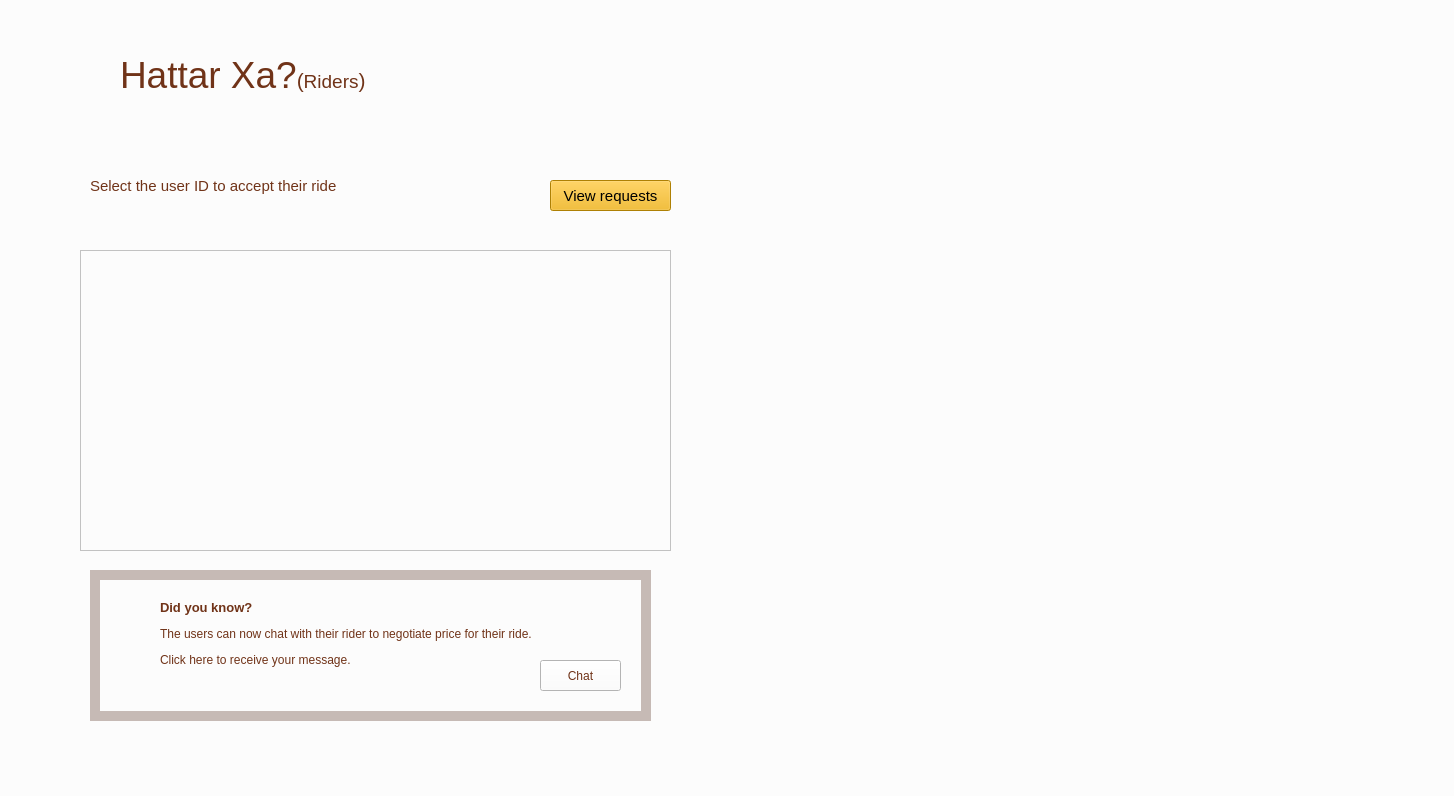
<?xml version="1.0" encoding="UTF-8"?>
<ui version="4.0">
 <class>viewRequests</class>
 <widget class="QMainWindow" name="viewRequests">
  <property name="geometry">
   <rect>
    <x>0</x>
    <y>0</y>
    <width>1454</width>
    <height>796</height>
   </rect>
  </property>
  <property name="windowTitle">
   <string>MainWindow</string>
  </property>
  <property name="styleSheet">
   <string notr="true">background:#fcfcfc;
color:#703318

</string>
  </property>
  <widget class="QWidget" name="centralwidget">
   <widget class="QTableView" name="tableView">
    <property name="geometry">
     <rect>
      <x>80</x>
      <y>250</y>
      <width>591</width>
      <height>301</height>
     </rect>
    </property>
    <property name="styleSheet">
     <string notr="true">
color: #000000</string>
    </property>
   </widget>
   <widget class="QPushButton" name="pushButton">
    <property name="geometry">
     <rect>
      <x>550</x>
      <y>180</y>
      <width>121</width>
      <height>31</height>
     </rect>
    </property>
    <property name="font">
     <font>
      <pointsize>11</pointsize>
     </font>
    </property>
    <property name="styleSheet">
     <string notr="true">background: #F3B305;
color: #000000</string>
    </property>
    <property name="text">
     <string>View requests</string>
    </property>
   </widget>
   <widget class="QLabel" name="label_2">
    <property name="geometry">
     <rect>
      <x>90</x>
      <y>170</y>
      <width>291</width>
      <height>31</height>
     </rect>
    </property>
    <property name="font">
     <font>
      <pointsize>11</pointsize>
     </font>
    </property>
    <property name="styleSheet">
     <string notr="true">color: #703318</string>
    </property>
    <property name="text">
     <string>Select the user ID to accept their ride</string>
    </property>
   </widget>
   <widget class="QLabel" name="home">
    <property name="geometry">
     <rect>
      <x>80</x>
      <y>70</y>
      <width>31</width>
      <height>31</height>
     </rect>
    </property>
    <property name="text">
     <string/>
    </property>
   </widget>
   <widget class="QLabel" name="label_3">
    <property name="geometry">
     <rect>
      <x>120</x>
      <y>40</y>
      <width>611</width>
      <height>71</height>
     </rect>
    </property>
    <property name="font">
     <font>
      <pointsize>36</pointsize>
     </font>
    </property>
    <property name="styleSheet">
     <string notr="true">color: #703318</string>
    </property>
    <property name="text">
     <string>&lt;html&gt;&lt;head/&gt;&lt;body&gt;&lt;p&gt;&lt;span style=&quot; font-size:28pt;&quot;&gt;Hattar Xa?&lt;/span&gt;&lt;span style=&quot; font-size:16pt;&quot;&gt;(&lt;/span&gt;&lt;span style=&quot; font-size:14pt;&quot;&gt;Riders&lt;/span&gt;&lt;span style=&quot; font-size:16pt;&quot;&gt;)&lt;/span&gt;&lt;/p&gt;&lt;/body&gt;&lt;/html&gt;</string>
    </property>
   </widget>
   <widget class="QLabel" name="label">
    <property name="geometry">
     <rect>
      <x>740</x>
      <y>60</y>
      <width>711</width>
      <height>691</height>
     </rect>
    </property>
    <property name="text">
     <string/>
    </property>
   </widget>
   <widget class="QPushButton" name="chat">
    <property name="geometry">
     <rect>
      <x>540</x>
      <y>660</y>
      <width>81</width>
      <height>31</height>
     </rect>
    </property>
    <property name="font">
     <font>
      <pointsize>9</pointsize>
     </font>
    </property>
    <property name="styleSheet">
     <string notr="true">background: #fcfcfc;
color: #703318</string>
    </property>
    <property name="text">
     <string>Chat</string>
    </property>
   </widget>
   <widget class="QLabel" name="label_5">
    <property name="geometry">
     <rect>
      <x>160</x>
      <y>600</y>
      <width>471</width>
      <height>101</height>
     </rect>
    </property>
    <property name="font">
     <font>
      <pointsize>11</pointsize>
     </font>
    </property>
    <property name="styleSheet">
     <string notr="true">color: #703318</string>
    </property>
    <property name="text">
     <string>&lt;html&gt;&lt;head/&gt;&lt;body&gt;&lt;p&gt;&lt;span style=&quot; font-size:10pt; font-weight:700;&quot;&gt;Did you know?&lt;/span&gt;&lt;/p&gt;&lt;p&gt;&lt;span style=&quot; font-size:9pt;&quot;&gt;The users can now chat with their rider to negotiate price for their ride.&lt;/span&gt;&lt;/p&gt;&lt;p&gt;&lt;span style=&quot; font-size:9pt;&quot;&gt;Click here to receive your message.&lt;/span&gt;&lt;/p&gt;&lt;p&gt;&lt;br/&gt;&lt;/p&gt;&lt;/body&gt;&lt;/html&gt;</string>
    </property>
   </widget>
   <widget class="QLabel" name="label_7">
    <property name="geometry">
     <rect>
      <x>90</x>
      <y>570</y>
      <width>561</width>
      <height>151</height>
     </rect>
    </property>
    <property name="styleSheet">
     <string notr="true">background: #C6BAB5;</string>
    </property>
    <property name="text">
     <string/>
    </property>
   </widget>
   <widget class="QLabel" name="bulb">
    <property name="geometry">
     <rect>
      <x>110</x>
      <y>600</y>
      <width>31</width>
      <height>31</height>
     </rect>
    </property>
    <property name="styleSheet">
     <string notr="true"/>
    </property>
    <property name="text">
     <string/>
    </property>
   </widget>
   <widget class="QLabel" name="label_8">
    <property name="geometry">
     <rect>
      <x>100</x>
      <y>580</y>
      <width>541</width>
      <height>131</height>
     </rect>
    </property>
    <property name="styleSheet">
     <string notr="true">background:#fcfcfc;</string>
    </property>
    <property name="text">
     <string/>
    </property>
   </widget>
   <zorder>label_7</zorder>
   <zorder>label_8</zorder>
   <zorder>label_5</zorder>
   <zorder>label</zorder>
   <zorder>tableView</zorder>
   <zorder>pushButton</zorder>
   <zorder>label_2</zorder>
   <zorder>home</zorder>
   <zorder>label_3</zorder>
   <zorder>bulb</zorder>
   <zorder>chat</zorder>
  </widget>
  <widget class="QStatusBar" name="statusbar"/>
 </widget>
 <resources/>
 <connections/>
</ui>
